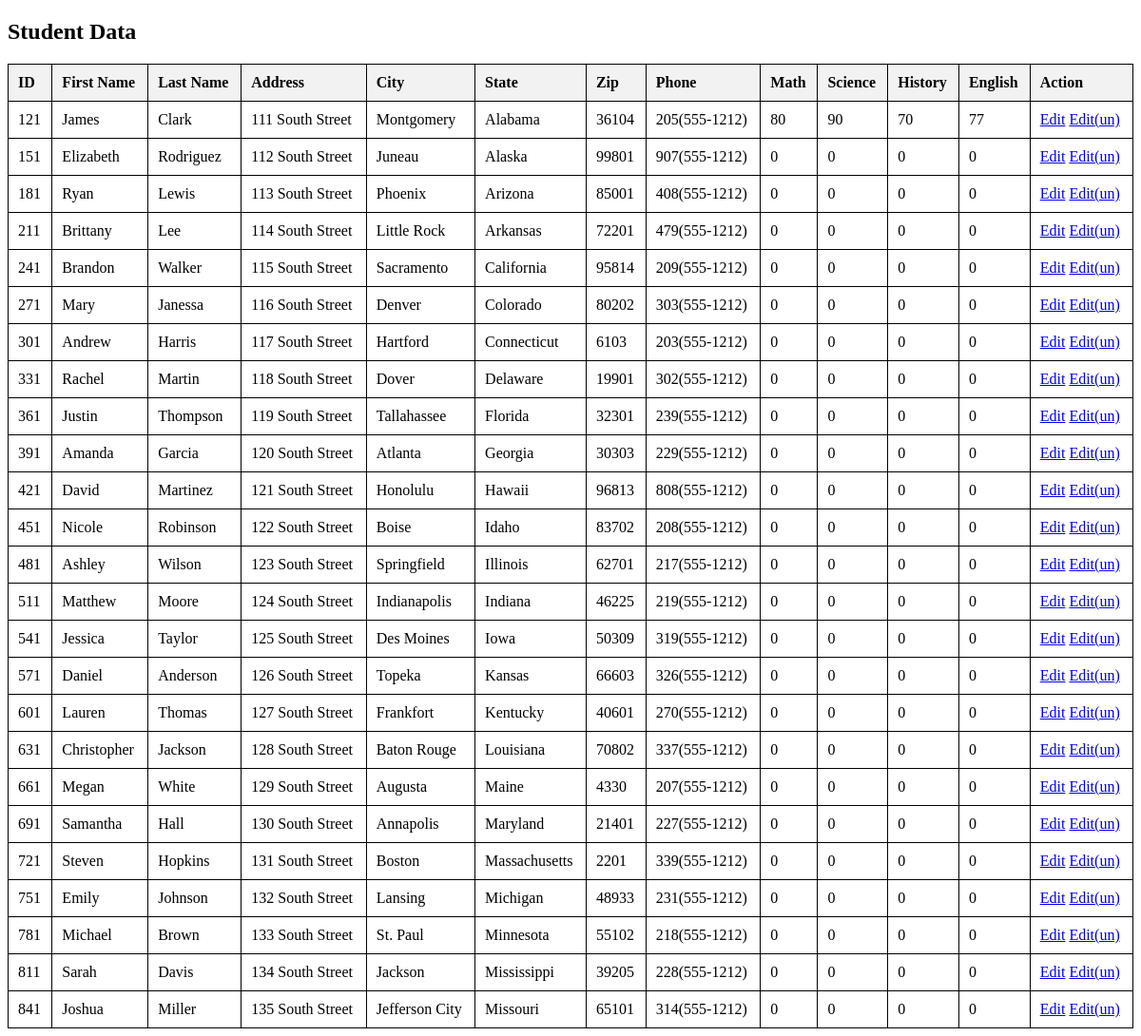
The page /teacherview.php (signed in) on the database its author committed.
### tables this page shows
CREATE TABLE `student1` (
  `userID` varchar(100) NOT NULL,
  `id` int(255) NOT NULL,
  `firstname` varchar(100) NOT NULL,
  `lastname` varchar(100) NOT NULL,
  `address` varchar(100) NOT NULL,
  `city` text NOT NULL,
  `state` text NOT NULL,
  `zip` varchar(255) NOT NULL,
  `phone` varchar(100) NOT NULL,
  `math` int(11) NOT NULL,
  `history` int(11) NOT NULL,
  `science` int(11) NOT NULL,
  `english` int(11) NOT NULL
);

### teacherview.php (the view, shortened to what this page needs)
<?php
include('connection.php');
$conn = new mysqli($servername, $username, $password, $database);
$sql = "SELECT id, firstname, lastname, address, city, state, zip, phone, math, science, history, english FROM student1";
$result = $conn->query($sql);
?>
<!DOCTYPE html>
<html>
<head>
</head>
<body>
<h2>Student Data</h2>
<?php
if ($result->num_rows > 0) {
    echo "<table>";
    echo "<tr><th>ID</th><th>First Name</th><th>Last Name</th><th>Address</th><th>City</th><th>State</th><th>Zip</th><th>Phone</th><th>Math</th><th>Science</th><th>History</th><th>English</th><th>Action</th></tr>";
    while($row = $result->fetch_assoc()) {
        echo "<tr>
                <td>" . $row["id"] . "</td>
                <td>" . $row["firstname"] . "</td>
                <td>" . $row["lastname"] . "</td>
                <td>" . $row["address"] . "</td>
                <td>" . $row["city"] . "</td>
                <td>" . $row["state"] . "</td>
                <td>" . $row["zip"] . "</td>
                <td>" . $row["phone"] . "</td>
                <td>" . $row["math"] . "</td>
                <td>" . $row["science"] . "</td>
                <td>" . $row["history"] . "</td>
                <td>" . $row["english"] . "</td>
                <td><a href='edit_student_protected.php?id=" . $row["id"] . "'>Edit</a> <a href='edit_student_unsecure.php?id=" . $row["id"] . "'>Edit(un)</a></td>
              </tr>";
    }
    echo "</table>";
} else {
    echo "0 results";
}
?>
</body>
</html>

### teacherview.php (style rules this page uses)
table { width: 100%; border-collapse: collapse; }
table, th, td { border: 1px solid black; }
th, td { padding: 10px; text-align: left; }
th { background-color: #f2f2f2; }

### rows shown on the page
student1: id "121", firstname "James", lastname "Clark", address "111 South Street", city "Montgomery", state "Alabama", zip "36104", phone "205(555-1212)", math "80", science "90", history "70", english "77"
student1: id "151", firstname "Elizabeth", lastname "Rodriguez", address "112 South Street", city "Juneau", state "Alaska", zip "99801", phone "907(555-1212)", math "0", science "0", history "0", english "0"
student1: id "181", firstname "Ryan", lastname "Lewis", address "113 South Street", city "Phoenix", state "Arizona", zip "85001", phone "408(555-1212)", math "0", science "0", history "0", english "0"
student1: id "211", firstname "Brittany", lastname "Lee", address "114 South Street", city "Little Rock", state "Arkansas", zip "72201", phone "479(555-1212)", math "0", science "0", history "0", english "0"
student1: id "241", firstname "Brandon", lastname "Walker", address "115 South Street", city "Sacramento", state "California", zip "95814", phone "209(555-1212)", math "0", science "0", history "0", english "0"
student1: id "271", firstname "Mary", lastname "Janessa", address "116 South Street", city "Denver", state "Colorado", zip "80202", phone "303(555-1212)", math "0", science "0", history "0", english "0"
student1: id "301", firstname "Andrew", lastname "Harris", address "117 South Street", city "Hartford", state "Connecticut", zip "6103", phone "203(555-1212)", math "0", science "0", history "0", english "0"
student1: id "331", firstname "Rachel", lastname "Martin", address "118 South Street", city "Dover", state "Delaware", zip "19901", phone "302(555-1212)", math "0", science "0", history "0", english "0"
student1: id "361", firstname "Justin", lastname "Thompson", address "119 South Street", city "Tallahassee", state "Florida", zip "32301", phone "239(555-1212)", math "0", science "0", history "0", english "0"
student1: id "391", firstname "Amanda", lastname "Garcia", address "120 South Street", city "Atlanta", state "Georgia", zip "30303", phone "229(555-1212)", math "0", science "0", history "0", english "0"
student1: id "421", firstname "David", lastname "Martinez", address "121 South Street", city "Honolulu", state "Hawaii", zip "96813", phone "808(555-1212)", math "0", science "0", history "0", english "0"
student1: id "451", firstname "Nicole", lastname "Robinson", address "122 South Street", city "Boise", state "Idaho", zip "83702", phone "208(555-1212)", math "0", science "0", history "0", english "0"
student1: id "481", firstname "Ashley", lastname "Wilson", address "123 South Street", city "Springfield", state "Illinois", zip "62701", phone "217(555-1212)", math "0", science "0", history "0", english "0"
student1: id "511", firstname "Matthew", lastname "Moore", address "124 South Street", city "Indianapolis", state "Indiana", zip "46225", phone "219(555-1212)", math "0", science "0", history "0", english "0"
student1: id "541", firstname "Jessica", lastname "Taylor", address "125 South Street", city "Des Moines", state "Iowa", zip "50309", phone "319(555-1212)", math "0", science "0", history "0", english "0"
student1: id "571", firstname "Daniel", lastname "Anderson", address "126 South Street", city "Topeka", state "Kansas", zip "66603", phone "326(555-1212)", math "0", science "0", history "0", english "0"
student1: id "601", firstname "Lauren", lastname "Thomas", address "127 South Street", city "Frankfort", state "Kentucky", zip "40601", phone "270(555-1212)", math "0", science "0", history "0", english "0"
student1: id "631", firstname "Christopher", lastname "Jackson", address "128 South Street", city "Baton Rouge", state "Louisiana", zip "70802", phone "337(555-1212)", math "0", science "0", history "0", english "0"
student1: id "661", firstname "Megan", lastname "White", address "129 South Street", city "Augusta", state "Maine", zip "4330", phone "207(555-1212)", math "0", science "0", history "0", english "0"
student1: id "691", firstname "Samantha", lastname "Hall", address "130 South Street", city "Annapolis", state "Maryland", zip "21401", phone "227(555-1212)", math "0", science "0", history "0", english "0"
student1: id "721", firstname "Steven", lastname "Hopkins", address "131 South Street", city "Boston", state "Massachusetts", zip "2201", phone "339(555-1212)", math "0", science "0", history "0", english "0"
student1: id "751", firstname "Emily", lastname "Johnson", address "132 South Street", city "Lansing", state "Michigan", zip "48933", phone "231(555-1212)", math "0", science "0", history "0", english "0"
student1: id "781", firstname "Michael", lastname "Brown", address "133 South Street", city "St. Paul", state "Minnesota", zip "55102", phone "218(555-1212)", math "0", science "0", history "0", english "0"
student1: id "811", firstname "Sarah", lastname "Davis", address "134 South Street", city "Jackson", state "Mississippi", zip "39205", phone "228(555-1212)", math "0", science "0", history "0", english "0"
student1: id "841", firstname "Joshua", lastname "Miller", address "135 South Street", city "Jefferson City", state "Missouri", zip "65101", phone "314(555-1212)", math "0", science "0", history "0", english "0"
